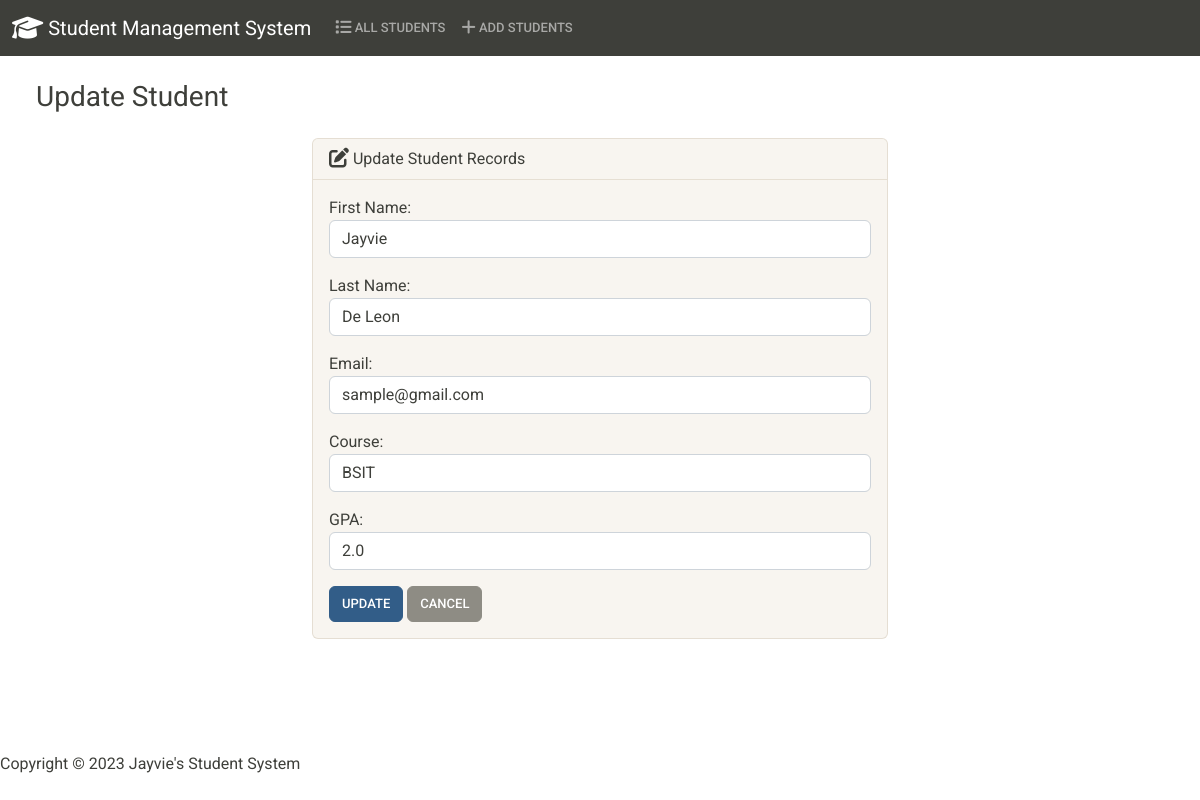
The page /edit/1/ on the database as committed earlier.
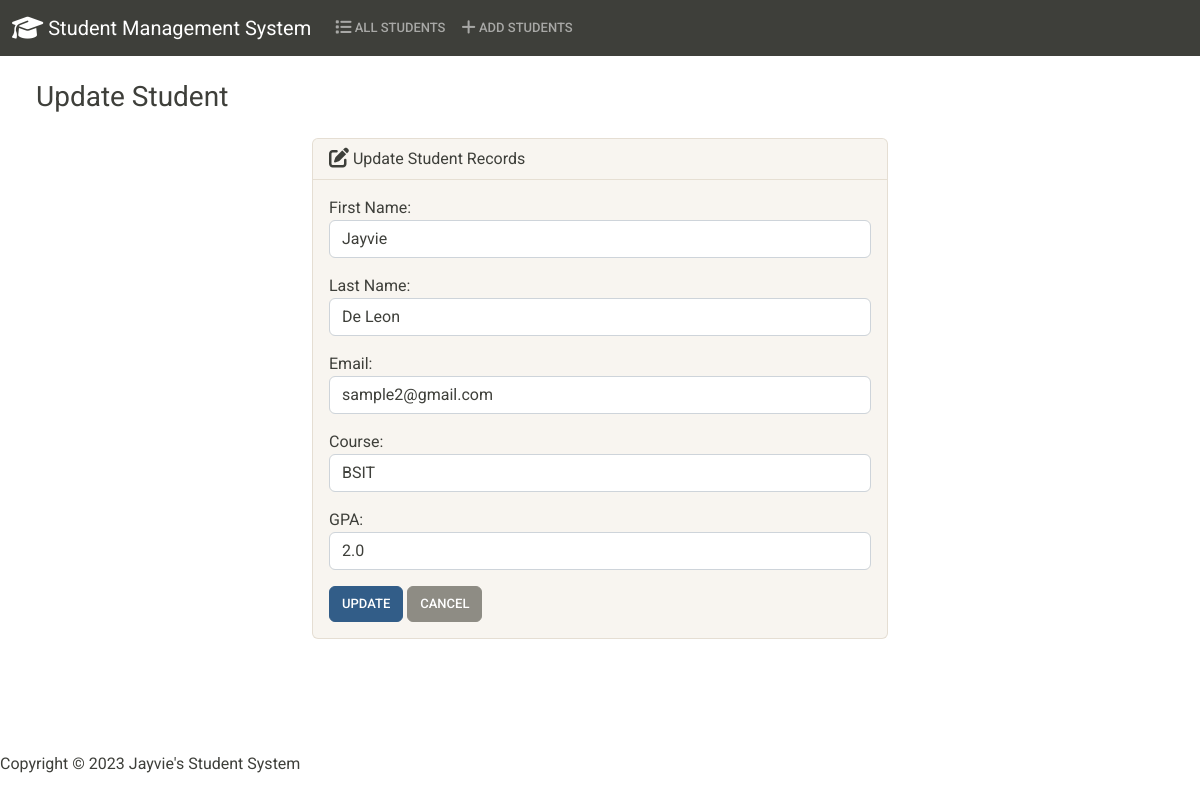
The same page on the database as committed later.
### students/models.py (models this page shows, shortened)
class Student(models.Model):
    student_number = models.CharField(max_length=8)
    first_name = models.CharField(max_length=50)
    last_name = models.CharField(max_length=50)
    email = models.EmailField(max_length=100)
    course = models.CharField(max_length=50)
    gpa = models.FloatField()

### students/views.py (the view)
# urls.py: path('edit/<int:id>/', views.edit, name='edit'),
def edit(request, id):
    if request.method == 'POST':
        students = Student.objects.get(pk=id)
        form = StudentForm(request.POST, instance=students)
        if form.is_valid():
            form.save()
            return render(request, 'students/edit.html', {
                'form': form,
                'success': True,
            })
    else:
        student = Student.objects.get(pk=id)
        form = StudentForm(instance=student)
        return render(request, 'students/edit.html', {
            'form': form
        })

### students/forms.py
class StudentForm(forms.ModelForm):
    class Meta:
        model = Student
        fields = ['first_name', 'last_name', 'email', 'course', 'gpa']
        labels = {
            'first_name': 'First Name',
            'last_name': 'Last Name',
            'email': 'Email',
            'course': 'Course',
            'gpa': 'GPA',
        }
        widgets = {
            'first_name': forms.TextInput(attrs={'class': 'form-control'}),
            'last_name': forms.TextInput(attrs={'class': 'form-control'}),
            'email': forms.EmailInput(attrs={'class': 'form-control'}),
            'course': forms.TextInput(attrs={'class': 'form-control'}),
            'gpa': forms.NumberInput(attrs={'class': 'form-control'}),
        }

### students/templates/students/edit.html
{% extends 'students/base.html' %} {% block body %}
<h3 class="'text-center m-4">Update Student</h3>
{% if success %}
<div class="alert alert-success" role="alert">
  The student has been successfully updated!
  <a href="{% url 'index' %}" class="alert-link">Go to Home Page.</a>
</div>
{% else %}
<div class="row justify-content-center">
  <div class="col-6">
    <div class="card bg-light mb-3">
      <div class="card-header">
        <i class="fa-solid fa-pen-to-square fa-lg"></i> Update Student Records
      </div>
      <div class="card-body">
        <form action="" method="POST">
          {% csrf_token %} {{ form.as_p }}
          <button type="submit" class="btn btn-primary">Update</button>
          <a href="{% url 'index' %}" class="btn btn-secondary">Cancel</a>
        </form>
      </div>
    </div>
  </div>
</div>
{% endif %} {% endblock %}

Rows that differ between the two databases and show on the page:
changed Student "Jayvie": email "sample@gmail.com" → "sample2@gmail.com"
